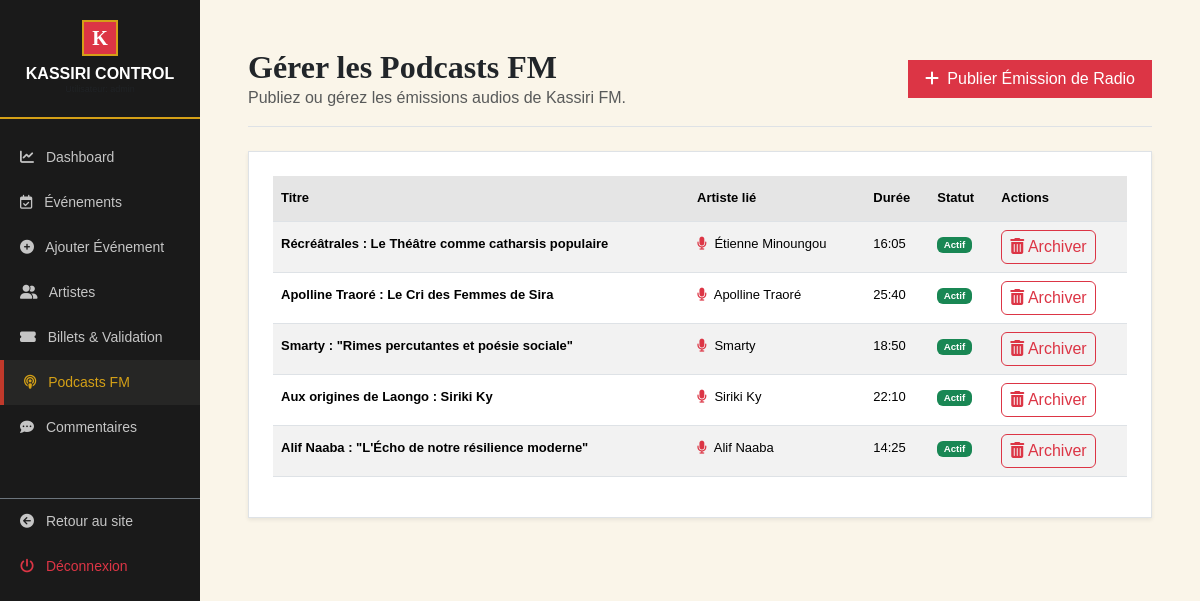
The page /admin/podcasts.php (signed in) on the database its author committed.
### tables this page shows
CREATE TABLE IF NOT EXISTS `podcasts` (
  `id` INT AUTO_INCREMENT PRIMARY KEY,
  `titre` VARCHAR(255) NOT NULL,
  `slug` VARCHAR(255) NOT NULL UNIQUE,
  `description` TEXT NOT NULL,
  `fichier_audio` VARCHAR(255) NOT NULL,
  `image` VARCHAR(255) NOT NULL,
  `duree` VARCHAR(10) NOT NULL,
  `artiste_id` INT DEFAULT NULL,
  `categorie_id` INT DEFAULT NULL,
  `vues` INT NOT NULL DEFAULT 0,
  `created_at` TIMESTAMP DEFAULT CURRENT_TIMESTAMP,
  FOREIGN KEY (`artiste_id`) REFERENCES `artistes`(`id`) ON DELETE SET NULL,
  FOREIGN KEY (`categorie_id`) REFERENCES `categories`(`id`) ON DELETE SET NULL
);

CREATE TABLE IF NOT EXISTS `artistes` (
  `id` INT AUTO_INCREMENT PRIMARY KEY,
  `nom` VARCHAR(150) NOT NULL,
  `slug` VARCHAR(150) NOT NULL UNIQUE,
  `photo` VARCHAR(255) NOT NULL,
  `biographie` TEXT NOT NULL,
  `discipline` VARCHAR(100) NOT NULL,
  `ville` VARCHAR(100) NOT NULL,
  `facebook` VARCHAR(255) DEFAULT NULL,
  `instagram` VARCHAR(255) DEFAULT NULL,
  `youtube` VARCHAR(255) DEFAULT NULL,
  `soundcloud` VARCHAR(255) DEFAULT NULL,
  `site_web` VARCHAR(255) DEFAULT NULL
);

### admin/podcasts.php (the view, shortened to what this page needs)
<?php
$podcasts = [];
try {
    $pdo = Database::getConnection();
    $stmt = $pdo->query("SELECT p.*, a.nom as artiste_nom FROM podcasts p JOIN artistes a ON p.artiste_id = a.id ORDER BY p.id DESC");
    $podcasts = $stmt->fetchAll(PDO::FETCH_ASSOC);
} catch (Exception $e) {
    $db_connected = false;
}
?>
<!DOCTYPE html>
<html lang="fr">
<head>
    <link href="https://cdn.jsdelivr.net/npm/bootstrap@5.3.2/dist/css/bootstrap.min.css" rel="stylesheet">
    <link rel="stylesheet" href="https://cdnjs.cloudflare.com/ajax/libs/font-awesome/6.4.2/css/all.min.css">
</head>
<body>
<div class="container-fluid g-0">
    <div class="row g-0">
        <div class="col-lg-2 admin-sidebar">
            <div class="sidebar-brand text-center">
                <div class="bg-danger d-inline-flex align-items-center justify-content-center text-white mb-2" style="width: 36px; height: 36px; border: 2px solid var(--primary-gold);">
                    <span class="fw-bold" style="font-size: 20px; font-family:'Playfair Display',serif;">K</span>
                </div>
                <h6 class="text-uppercase tracking-wider fw-bold mb-0">Kassiri Control</h5>
                <span class="text-muted font-mono d-block" style="font-size:9px;">Utilisateur: <?php echo htmlspecialchars($_SESSION['admin_username']); ?></span>
            </div>
            <nav class="mt-3">
                <a href="dashboard.php" class="sidebar-link"><i class="fa-solid fa-chart-line me-2"></i> Dashboard</a>
                <a href="evenements.php" class="sidebar-link"><i class="fa-regular fa-calendar-check me-2"></i> Événements</a>
                <a href="ajouter_evenement.php" class="sidebar-link"><i class="fa-solid fa-circle-plus me-2"></i> Ajouter Événement</a>
                <a href="artistes.php" class="sidebar-link"><i class="fa-solid fa-user-group me-2"></i> Artistes</a>
                <a href="billets.php" class="sidebar-link"><i class="fa-solid fa-ticket-simple me-2"></i> Billets & Validation</a>
                <a href="podcasts.php" class="sidebar-link active"><i class="fa-solid fa-podcast me-2"></i> Podcasts FM</a>
                <a href="commentaires.php" class="sidebar-link"><i class="fa-solid fa-comment-dots me-2"></i> Commentaires</a>
                <a href="../accueil" class="sidebar-link border-top border-secondary mt-5" target="_blank"><i class="fa-solid fa-circle-arrow-left me-2"></i> Retour au site</a>
                <a href="logout.php" class="sidebar-link text-danger"><i class="fa-solid fa-power-off me-2"></i> Déconnexion</a>
            </nav>
        </div>
        <div class="col-lg-10 p-5">
            <div class="d-flex justify-content-between align-items-center border-bottom pb-3 mb-4">
                <div>
                    <h2 class="font-serif text-dark mb-0 fw-bold" style="font-family:'Playfair Display',serif;">Gérer les Podcasts FM</h2>
                    <span class="text-muted text-xs font-mono">Publiez ou gérez les émissions audios de Kassiri FM.</span>
                </div>
                <div>
                    <button class="btn btn-danger rounded-0 font-serif text-xs px-3" id="btn-add-podcast"><i class="fa-solid fa-plus me-1"></i> Publier Émission de Radio</button>
                </div>
            </div>
            <div class="card p-4 bg-white border rounded-0 shadow-sm">
                <table class="table table-striped font-sans text-xs text-dark" style="font-size:13px; line-height:2.2;">
                    <thead>
                        <tr class="table-active">
                            <th>Titre</th>
                            <th>Artiste lié</th>
                            <th>Durée</th>
                            <th>Statut</th>
                            <th>Actions</th>
                        </tr>
                    </thead>
                    <tbody>
                        <?php foreach($podcasts as $pod): ?>
                            <tr>
                                <td class="fw-bold"><?php echo htmlspecialchars($pod['titre']); ?></td>
                                <td><i class="fa-solid fa-microphone text-[10px] text-danger me-1"></i> <?php echo htmlspecialchars($pod['artiste_nom']); ?></td>
                                <td class="font-mono"><?php echo htmlspecialchars($pod['duree']); ?></td>
                                <td><span class="badge bg-success">Actif</span></td>
                                <td>
                                    <button class="btn btn-xs btn-outline-danger py-1 px-2 text-[10px]" onclick="Swal.fire('Info', 'Simulation d\'archivage local.', 'info')"><i class="fa-solid fa-trash-can"></i> Archiver</button>
                                </td>
                            </tr>
                        <?php endforeach; ?>
                    </tbody>
                </table>
            </div>
        </div>
    </div>
</div>
</body>
</html>

### admin/podcasts.php (style rules this page uses)
:root { --primary-red: #C0392B; --primary-green: #1A6B3C; --primary-gold: #D4A017; --bg-cream: #FAF5E9; --dark-charcoal: #1A1A1A; }
body { background-color: var(--bg-cream); font-family: 'Source Sans Pro', sans-serif; }
.admin-sidebar { background-color: var(--dark-charcoal); color: #ffffff; min-height: 100vh; }
.sidebar-brand { border-bottom: 2px solid var(--primary-gold); padding: 20px; }
.sidebar-link { color: rgba(255,255,255,0.75); text-decoration: none; padding: 12px 20px; display: block; font-size: 14px; transition: all 0.2s ease; }
.sidebar-link:hover, .sidebar-link.active { color: var(--primary-gold); background-color: rgba(250, 245, 233, 0.05); border-left: 4px solid var(--primary-red); }

### rows shown on the page
podcasts: titre "Récréâtrales : Le Théâtre comme catharsis populaire", artiste.nom "Étienne Minoungou", duree "16:05"
podcasts: titre "Apolline Traoré : Le Cri des Femmes de Sira", artiste.nom "Apolline Traoré", duree "25:40"
podcasts: titre "Smarty : \"Rimes percutantes et poésie sociale\"", artiste.nom "Smarty", duree "18:50"
podcasts: titre "Aux origines de Laongo : Siriki Ky", artiste.nom "Siriki Ky", duree "22:10"
podcasts: titre "Alif Naaba : \"L'Écho de notre résilience moderne\"", artiste.nom "Alif Naaba", duree "14:25"
